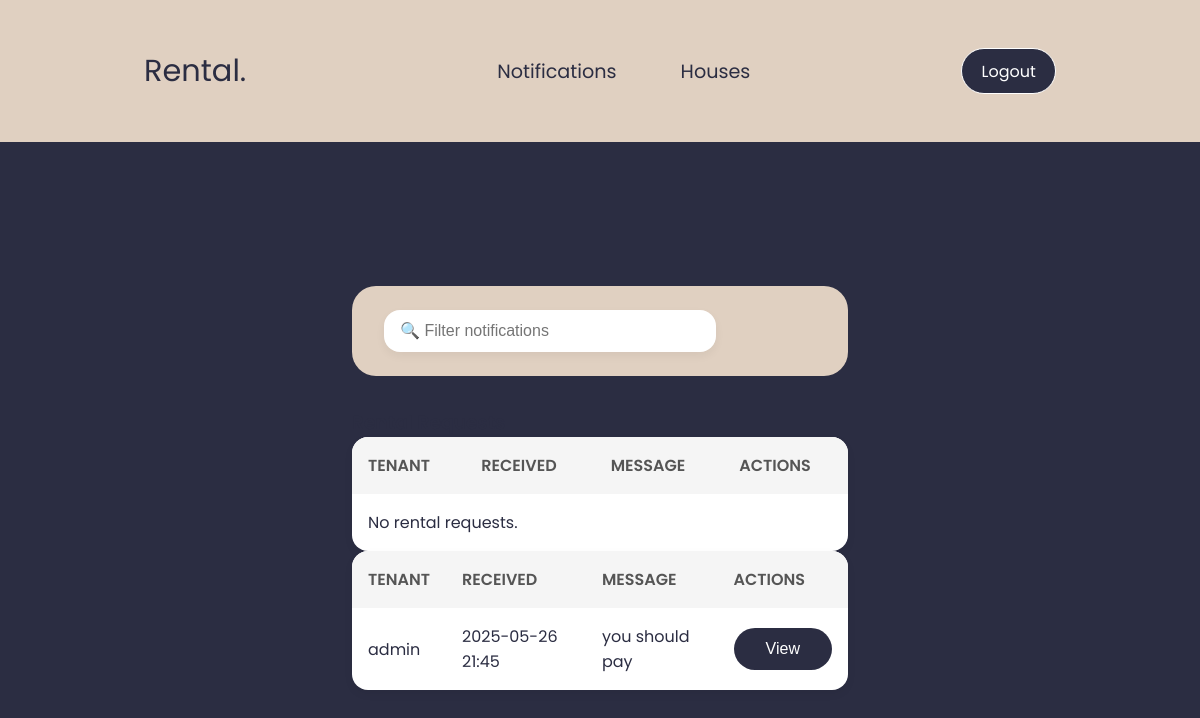
The app's page /government/notifications.php (signed in) with its own data.
### tables this page shows
CREATE TABLE `notifications` (
  `id` int(11) NOT NULL,
  `sender_id` int(11) NOT NULL,
  `receiver_id` int(11) NOT NULL,
  `message` text NOT NULL,
  `is_read` tinyint(1) DEFAULT 0,
  `created_at` timestamp NOT NULL DEFAULT current_timestamp(),
  `type` varchar(20) DEFAULT 'request',
  `status` varchar(20) DEFAULT 'pending',
  `house_id` int(11) DEFAULT NULL
);

CREATE TABLE `users` (
  `id` int(11) NOT NULL,
  `name` varchar(100) NOT NULL,
  `email` varchar(100) NOT NULL,
  `password` varchar(255) NOT NULL,
  `role` enum('admin','tenant','owner','property_manager','government') NOT NULL,
  `status` enum('active','inactive','deleted') DEFAULT 'active',
  `created_at` timestamp NOT NULL DEFAULT current_timestamp()
);

### government/notifications.php (the view, shortened to what this page needs)
<?php
require_once '../config/db.php';
$user_id = $_SESSION['user_id'];
try {
$stmt = $pdo->prepare("
    SELECT n.id, n.message, n.created_at, u.name AS sender_name
    FROM notifications n
    JOIN users u ON n.sender_id = u.id
    WHERE n.receiver_id = ? AND n.type = 'government_notice'
    ORDER BY n.created_at DESC
");
$stmt->execute([$user_id]);
$gov_notices = $stmt->fetchAll(PDO::FETCH_ASSOC);
$stmt = $pdo->prepare("
    SELECT rr.id AS request_id, rr.message, rr.status, rr.created_at,
           rr.pm_id,
           u.name AS sender_name,
           h.id AS house_id, h.title AS house_title, h.bedrooms, h.bathrooms, h.area, h.price, h.image_path
    FROM rental_requests rr
    JOIN users u ON rr.tenant_id = u.id
    JOIN houses h ON rr.house_id = h.id
    WHERE h.owner_id = ? AND rr.status = 'forwarded'
    ORDER BY rr.created_at DESC
");
$stmt->execute([$user_id]);
$rental_requests = $stmt->fetchAll(PDO::FETCH_ASSOC);
} catch (PDOException $e) {
    die("Database error: " . $e->getMessage());
}
?>
<!DOCTYPE html>
<html lang="en">
<head>
    <link rel="stylesheet" href="../assets/style1.css" />
    <link rel="stylesheet" href="../assets/fonts/all.css" />
</head>
<body>
    <div class="prop_con">
        <div class="navbar prop_nav">
            <p>Rental.</p>
            <ul>
                <li><a href="notifications.php">Notifications</a></li>
                <li><a href="dashboard.php">Houses</a></li>
            </ul>
            <button class="btn" onclick="window.location.href='../auth/logout.php'">Logout</button>
        </div>
        <div class="container">
            <div class="top-bar">
                <input type="text" id="notificationFilter" placeholder="🔍 Filter notifications" />
            </div>
            <section>
                <h3>Rental Requests</h3>
                <table class="user-table" id="rentalRequestTable">
                    <thead>
                        <tr>
                            <th>Tenant</th>
                            <th>Received</th>
                            <th>Message</th>
                            <th>Actions</th>
                        </tr>
                    </thead>
                    <tbody>
                        <?php if (count($rental_requests) === 0): ?>
                        <tr>
                            <td colspan="4">No rental requests.</td>
                        </tr>
                        <?php endif; ?>
                    </tbody>
                </table>
                <table class="user-table">
                    <thead>
                        <tr>
                            <th>Tenant</th>
                            <th>Received</th>
                            <th>Message</th>
                            <th>Actions</th>
                        </tr>
                    </thead>
                    <tbody>
                        <?php if (count($gov_notices) === 0): ?>
                        <tr>
                            <td colspan="4">No government notices.</td>
                        </tr>
                        <?php else: ?>
                        <?php foreach ($gov_notices as $note): ?>
                        <tr>
                            <td><?= htmlspecialchars($note['sender_name']) ?></td>
                            <td><?= date('Y-m-d H:i', strtotime($note['created_at'])) ?></td>
                            <td><?= htmlspecialchars($note['message']) ?></td>
                            <td>
                                <button class="btn open-modal" data-message="<?= htmlspecialchars($note['message']) ?>"
                                    data-sender="<?= htmlspecialchars($note['sender_name']) ?>"
                                    data-status="notice">View</button>
                            </td>
                        </tr>
                        <?php endforeach; ?>
                        <?php endif; ?>
                    </tbody>
                </table>
            </section>
        </div>
    </div>
</body>
</html>

### assets/style1.css (style rules this page uses)
* { margin: 0; }
:root { --primary-color: #2b2d42; --secondary-color: #b2b2b2; --tertiary-color: #e0d0c1; --text-color: #ffffff; }
.container { padding: 3rem 6rem; font-family: poppins; color: var(--primary-color); margin: 4rem 16rem 7rem 16rem; }
.container h2, p { color: var(--tertiary-color); }
.prop_con { height: 100vh; overflow-y: auto; background-color: var(--primary-color); }
.prop_nav { padding: 3rem 9rem; background-color: #e0d0c1; }
.prop_nav p, li a { color: var(--primary-color); }
.navbar { display: flex; justify-content: space-between; align-items: center; padding: 3rem 9rem; }
.navbar p { font-family: poppins; color: var(--primary-color); font-size: 1.9rem; }
.navbar ul { font-family: poppins; display: flex; gap: 4rem; font-size: 1.2rem; }
.navbar li, a { text-decoration: none; color: var(--text-color); list-style: none; transition: color 0.3s ease; }
.navbar button { background-color: var(--primary-color); font-family: poppins; padding: 0.6rem 1.2rem; border: 1px solid white; border-radius: 1.5rem; font-size: 1rem; transition: background 0.5s ease-in-out; }
.top-bar { display: flex; justify-content: space-between; align-items: center; background: var(--tertiary-color); padding: 1.5rem 2rem; border-radius: 1.5rem; margin-bottom: 2rem; margin-top: 2rem; backdrop-filter: blur(10px); }
.top-bar input { padding: 0.75rem 1rem; border-radius: 1rem; border: none; font-size: 1rem; width: 300px; box-shadow: 0 4px 10px rgba(0, 0, 0, 0.05); background: #fff; color: var(--primary-color); }
.btn { padding: 0.75rem 2rem; background: var(--primary-color); color: #fff; border: none; border-radius: 2rem; font-size: 1rem; cursor: pointer; transition: all 0.3s ease; }
.user-table { width: 100%; border-collapse: collapse; background: #fff; border-radius: 1rem; overflow: hidden; box-shadow: 0 4px 10px rgba(0, 0, 0, 0.05); }
.user-table th, .user-table td { padding: 1rem; text-align: left; }
.user-table th { background: #f5f5f5; color: #555; font-weight: 600; text-transform: uppercase; }

### records on screen
notifications: sender.name "admin", created_at "2025-05-26 21:45", message "you should pay"
